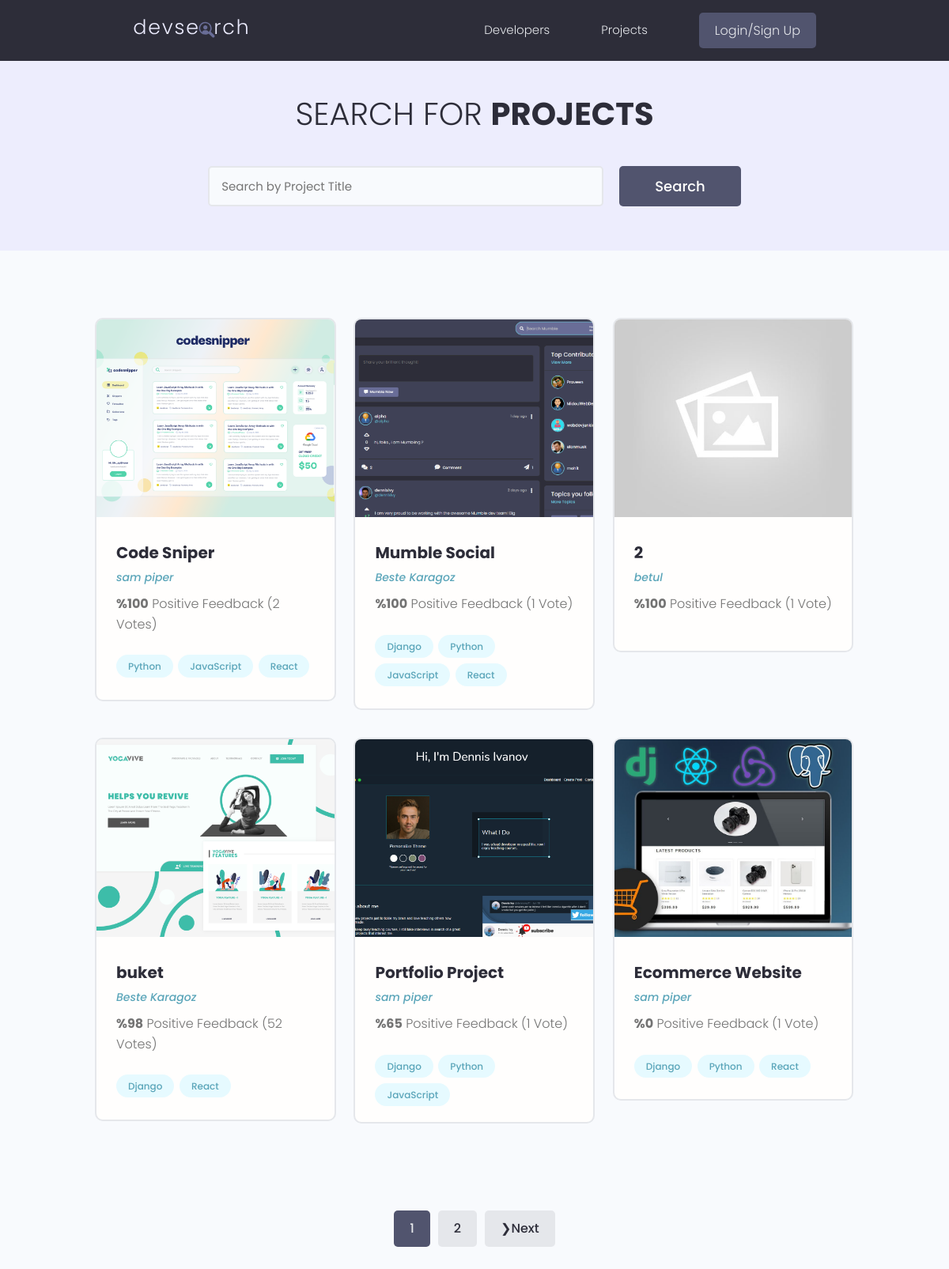
The page /projects/ on the database as committed earlier.
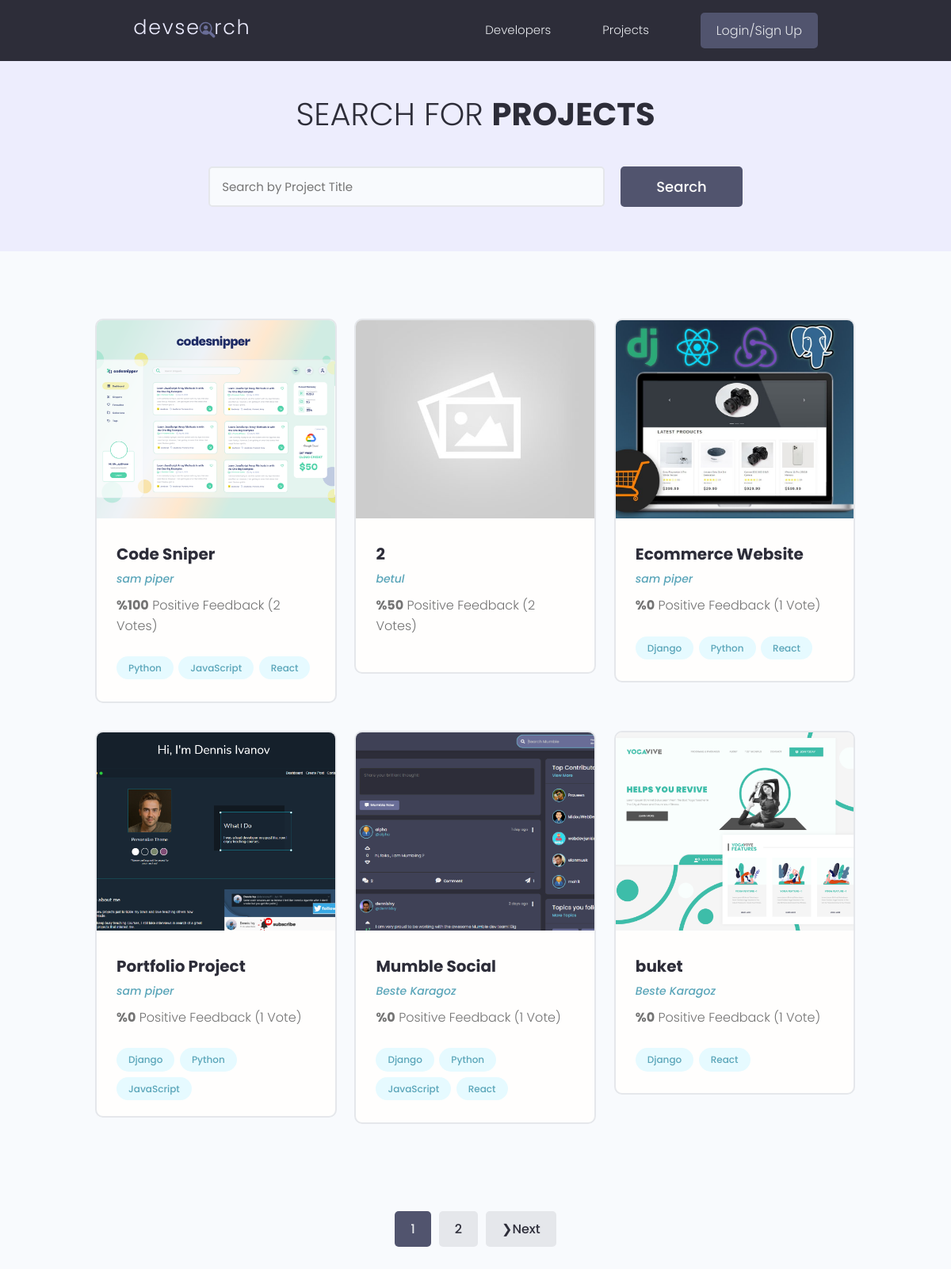
The same page on the database as committed later.
### yourturnapp/models.py (models this page shows, shortened)
class Project(models.Model):
    project_owner = models.ForeignKey(Profile, null=True, blank=True, on_delete=models.SET_NULL)
    title = models.CharField(max_length=100)
    description = models.TextField(null=True, blank=True)
    project_image = models.ImageField(null=True, blank=True, default='default.jpg')
    demo_link = models.CharField(max_length=2000, null=True, blank=True)
    source_link = models.CharField(max_length=2000, null=True, blank=True)
    tags = models.ManyToManyField('Tag', blank=True)
    vote_total = models.IntegerField(default=0, null=True, blank=True)
    vote_ratio = models.IntegerField(default=0, null=True, blank=True)
    created = models.DateTimeField(auto_now_add=True)
    id = models.UUIDField(default=uuid.uuid4, editable=False, primary_key=True, unique=True)
    class Meta:
        ordering = ['-vote_ratio', '-vote_total']

class Tag(models.Model):
    name = models.CharField(max_length=100)
    created = models.DateTimeField(auto_now_add=True)
    id = models.UUIDField(default=uuid.uuid4, editable=False, primary_key=True, unique=True)
    def __str__(self):
        return self.name

### users/models.py (models this page shows, shortened)
class Profile(models.Model):
    user = models.OneToOneField(User, on_delete=models.CASCADE)
    name = models.CharField(max_length=100, blank=True, null=True)
    email = models.EmailField(max_length=100, blank=True, null=True)
    username = models.CharField(max_length=100, blank=True, null=True)
    short_bio = models.CharField(max_length=100, blank=True, null=True)
    bio = models.TextField(blank=True, null=True)
    profile_image = models.ImageField(upload_to='profile/', default='profile/user-default.png', blank=True, null=True)
    location = models.CharField(max_length=100, blank=True, null=True)
    social_github = models.URLField(max_length=100, blank=True, null=True)
    social_linkedin = models.URLField(max_length=100, blank=True, null=True)
    social_twitter = models.URLField(max_length=100, blank=True, null=True)
    social_website = models.URLField(max_length=100, blank=True, null=True)
    created = models.DateTimeField(auto_now_add=True)
    id = models.UUIDField(primary_key=True, default=uuid.uuid4, editable=False)

### yourturnapp/views.py (the view)
# urls.py: path('projects/', views.get_projects),
def projects(request):
    project_get, search_query = search_project(request)
    project_get, custom_range = pagination_project(request, project_get, 6)
    context = {'projects': project_get, 'search_query': search_query, 'custom_range': custom_range}
    return render(request, 'yourturnapp/projects.html', context)

### yourturnapp/utils.py (called while the page is built)
def pagination_project(request, project_get, results):
    page = request.GET.get('page')
    paginator = Paginator(project_get, results)
    try:
        project_get = paginator.page(page)
    except PageNotAnInteger:
        page = 1
        project_get = paginator.page(page)
    except EmptyPage:
        page = paginator.num_pages
        project_get = paginator.page(page)
    left_index = (int(page) - 4)
    if left_index < 1:
        left_index = 1
    right_index = (int(page) + 5)
    if right_index > paginator.num_pages + 1:
        right_index = paginator.num_pages + 1
    custom_range = range(left_index, right_index)
    return project_get, custom_range

def search_project(request):
    search_query = ''
    if request.GET.get('search_query'):
        search_query = request.GET.get('search_query')
    tags = Tag.objects.filter(name__icontains=search_query)
    project_get = Project.objects.distinct().filter(
        Q(title__icontains=search_query) | Q(description__icontains=search_query) |
        Q(project_owner__name__icontains=search_query) | Q(tags__in=tags))
    return project_get, search_query

### yourturnapp/templates/yourturnapp/projects.html (shortened to what this page needs)
{% extends 'main.html' %}
{% block content %}
    <main class="projects">
        <section class="hero-section text-center">
            <div class="container container--narrow">
                <div class="hero-section__box">
                    <h2>Search for <span>Projects</span></h2>
                </div>
                <div class="hero-section__search">
                    <form  id ='search-form' class="form" action="{% url 'projects' %}" method="get">
                        <div class="form__field">
                            <input class="input input--text" id="formInput#search" type="text" name="search_query"
                                   placeholder="Search by Project Title" value="{{ search_query }}"/>
                        </div>
                        <input class="btn btn--sub btn--lg" type="submit" value="Search"/>
                    </form>
                </div>
            </div>
        </section>
        <section class="projectsList">
            <div class="container">
                <div class="grid grid--three">
                    {% for project in projects %}
                        <div class="column">
                            <div class="card project">
                                <a href="{% url 'project' project.id %}" class="project">
                                    <img class="project__thumbnail" src="{{ project.project_image.url }}"
                                         alt="project thumbnail"/>
                                    <div class="card__body">
                                        <h3 class="project__title">{{ project.title }}</h3>
                                        <p><a class="project__author"
                                              href="{% url 'user_profile' project.project_owner.id %}">{{ project.project_owner.name }}</a>
                                        </p>
                                        <p class="project--rating">
                                            <span style="font-weight: bold;">%{{ project.vote_ratio }}</span> Positive
                                            Feedback ({{ project.vote_total }}
                                            Vote{{ project.vote_total|pluralize:"s" }})
                                        </p>
                                        <div class="project__tags">
                                            {% for tag in project.tags.all %}
                                                <span class="tag tag--pill tag--main">
                                                <small>{{ tag }}</small>
                                                                        </span>
                                            {% endfor %}
                                        </div>
                                    </div>
                                </a>
                            </div>
                        </div>
                    {% endfor %}
                </div>
            </div>
        </section>
    {% include 'pagination.html' with queryset=projects  %}
    </main>
{% endblock %}

### templates/main.html (shortened to what this page needs)
{% load static %}
<!DOCTYPE html>
<html lang="en">
<head>
    <link rel="stylesheet" href="https://cdn.iconmonstr.com/1.3.0/css/iconmonstr-iconic-font.min.css"/>
    <link rel="stylesheet" href="{% static 'uikit/styles/uikit.css' %}"/>
    <link rel="stylesheet" href="{% static 'styles/app.css' %}"/>
</head>
<body>
{% include 'navbar.html' %}
{% block content %}
{% endblock %}
</body>
</html>

### templates/navbar.html (shortened to what this page needs)
{% load static %}
<header class="header">
    <div class="container container--narrow">
        <a href="{% url 'profile' %}" class="header__logo">
            <img src="{% static 'images/logo.svg' %}" alt="DevSearch Logo"/>
        </a>
        <nav class="header__nav">
            <ul class="header__menu">
                <li class="header__menuItem"><a href="{% url 'profile' %}">Developers</a></li>
                <li class="header__menuItem"><a href="{% url 'projects' %}">Projects</a></li>
                {% if request.user.is_authenticated %}
                    <li class="header__menuItem"><a href="{% url 'inbox' %}">Inbox</a></li>
                    <li class="header__menuItem"><a href="{% url 'account' %}">Account</a></li>
                    <li class="header__menuItem"><a href="{% url 'logout' %}" class="btn btn--sub">Logout</a></li>
                {% else %}
                    <li class="header__menuItem"><a href="{% url 'login' %}" class="btn btn--sub">Login/Sign Up</a></li>
                {% endif %}
            </ul>
        </nav>
    </div>
</header>

### templates/pagination.html (shortened to what this page needs)
{% if queryset.has_other_pages %}
    <div class="pagination">
        <ul class="container">
            {% for page in custom_range %}
                {% if page == queryset.number %}
                    <li><a href="?page={{ page }}" class="btn page-link btn--sub" data-page="{{ page }}">{{ page }}</a>
                    </li>
                {% else %}
                    <li><a href="?page={{ page }}" class="btn page-link" data-page="{{ page }}">{{ page }}</a></li>
                {% endif %}
            {% endfor %}
            {% if queryset.has_next %}
                <li><a href="?page={{ queryset.next_page_number }}" class="btn page-link btn"
                       data-page="{{ queryset.next_page_number }}">&#10095;Next</a>
                </li>
            {% endif %}
        </ul>
    </div>
{% endif %}

### static/styles/app.css (style rules this page uses)
:root { --color-sub: #2d2d39; }
.btn--sub { background-color: var(--color-sub-light); }
.card { border: 2px solid var(--color-light); }
img { width: 100%; }
.header { position: sticky; z-index: 111; background-color: var(--color-sub); padding: 1.5rem 0; }
.header > .container { display: flex; justify-content: space-between; align-items: center; }
.header__logo > img { height: 3.8rem; }
.header__nav > ul { display: inline-flex; align-items: center; list-style: none; gap: 6.5rem; }
.header__menuItem > a { color: var(--color-light); font-weight: 300; }
.hero-section { height: 40vh; display: flex; align-items: center; background-color: var(--color-sub); }
.hero-section__box { margin-bottom: 4rem; }
.hero-section__box > h2, .hero-section__box > h2 > span { font-size: 4rem; color: var(--color-light); line-height: 1.3; text-transform: uppercase; }
.hero-section__box > h2 { font-weight: 300; }
.hero-section__box > h2 > span { font-weight: 700; }
.hero-section__search > .form { display: flex; align-items: center; justify-content: center; gap: 2rem; }
.hero-section__search > .form input.input--text { width: 50rem; }
.pagination { margin-top: 8rem; margin-bottom: 10rem; }
.pagination > ul { flex-wrap: wrap; list-style: none; display: flex; align-items: center; justify-content: center; gap: 1rem; }
.pagination .btn { color: var(--color-sub); }
.pagination .btn.btn--sub { color: var(--color-light); }
.project__author { font-size: 1.4rem; font-style: italic; }
.project--rating { margin-bottom: 1.6em; margin-top: .5em; }
.projects > .hero-section { background: var(--color-sub-lighter); height: 30vh; }
.projects .hero-section__box { margin-bottom: 2.5rem; }
.projects .hero-section__box > h2 { color: var(--color-sub); }
.projects .hero-section__box > h2 > span { font-weight: 700; color: var(--color-sub); }
.projectsList { margin-top: 8rem; }
.project__thumbnail { height: 25rem; object-fit: cover; object-position: top center; }
.project__title { font-size: 2rem; font-weight: 700; color: var(--color-sub); }

### static/uikit/styles/modules/_variables.css (style rules this page uses)
:root { --color-main: #5aa5b9; --color-main-light: #e6faff; --color-sub: #3f4156; --color-sub-light: #51546e; --color-sub-lighter: #ededfd; --color-text: #737373; --color-gray: #8b8b8b; --color-light: #e5e7eb; --color-light-gray: #767676; --color-bg: #f8fafd; --color-white: #fffefd; --color-white-light: #f3f3f3; --color-success: #359e64; --color-success-bg: #def8e8; --color-error: #fc4b0b; --color-error-bg: #fff2ee; --font-base: 'Poppins', arial, helvetica, 'Segoe UI', roboto, ubuntu, sans-serif; --font-monospace: 'Fira Code', 'Courier New', courier, monospace; --font-regular: 300; --font-medium: 500; --font-bold: 700; --generic-shadow: 1px 1px 5px #00000010; --generic-transition: all 0.3s ease-in-out; }

### static/uikit/styles/modules/_base.css (style rules this page uses)
* { margin: 0; padding: 0; box-sizing: border-box; text-rendering: optimizeLegibility; color: inherit; font-size: inherit; }
html { font-size: 50%; }
@media only screen and (min-width: 480px) { html { font-size: 56.25%; } }
@media only screen and (min-width: 1200px) { html { font-size: 62.5%; } }
body { line-height: 1.6; font-weight: 400; font-size: 1.5rem; color: var(--color-text); background-color: var(--color-bg); min-height: 100vh; }

### static/uikit/styles/modules/_typography.css (style rules this page uses)
* { font-family: var(--font-base); }
h2 { font-size: 3.6rem; font-weight: var(--font-bold); }
h3 { font-size: 3.2rem; font-weight: var(--font-medium); }
p, span, strong { font-size: 1.6rem; color: var(--color-text); font-weight: var(--font-regular); }
a { padding-bottom: 2px; text-decoration: none; display: inline-block; color: var(--color-main); font-weight: var(--font-medium); }

### static/uikit/styles/modules/_utilities.css (style rules this page uses)
.container { width: 92%; max-width: 165rem; margin: 0 auto; box-sizing: border-box; }
.container--narrow { width: 92%; max-width: 120rem; }
@media screen and (min-width: 1000px) { .container { width: 90%; } }
@media screen and (min-width: 1000px) { .container--narrow { width: 85%; } }
@media screen and (min-width: 1200px) { .container { width: 80%; } }
@media screen and (min-width: 1200px) { .container--narrow { width: 72%; } }
.text-center { text-align: center; }

### static/uikit/styles/modules/_card.css (style rules this page uses)
.card { border-radius: 1rem; background-color: var(--color-white); border: 1.5px solid var(--color-light); width: auto; height: auto; margin-top: 0.5rem; margin-bottom: 0.5rem; overflow: hidden; }
.card__body, .card__header { padding: 2rem 2.5rem; }

Rows that differ between the two databases and show on the page:
changed Project "betul": vote_ratio "100" → "50"; vote_total "1" → "2"; moves up the list
shown differently, row unchanged: Project "Ecommerce Website": moves up the list
changed Project "Portfolio Project": vote_ratio "65" → "0"; moves up the list
changed Project "Mumble Social": vote_ratio "100" → "0"
changed Project "buket": vote_ratio "98" → "0"; vote_total "52" → "1"
